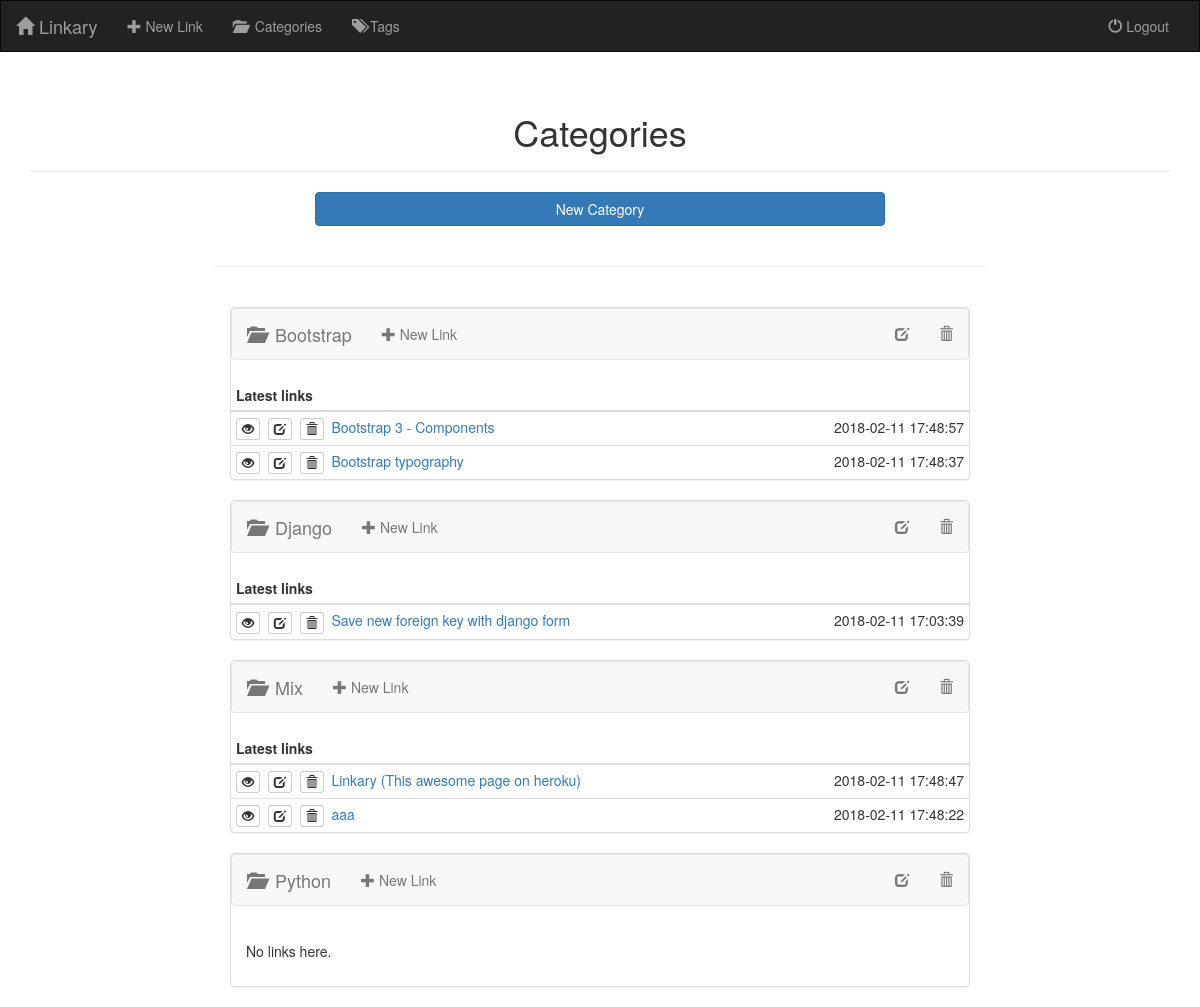
The page /category/ (signed in) on the database as committed earlier.
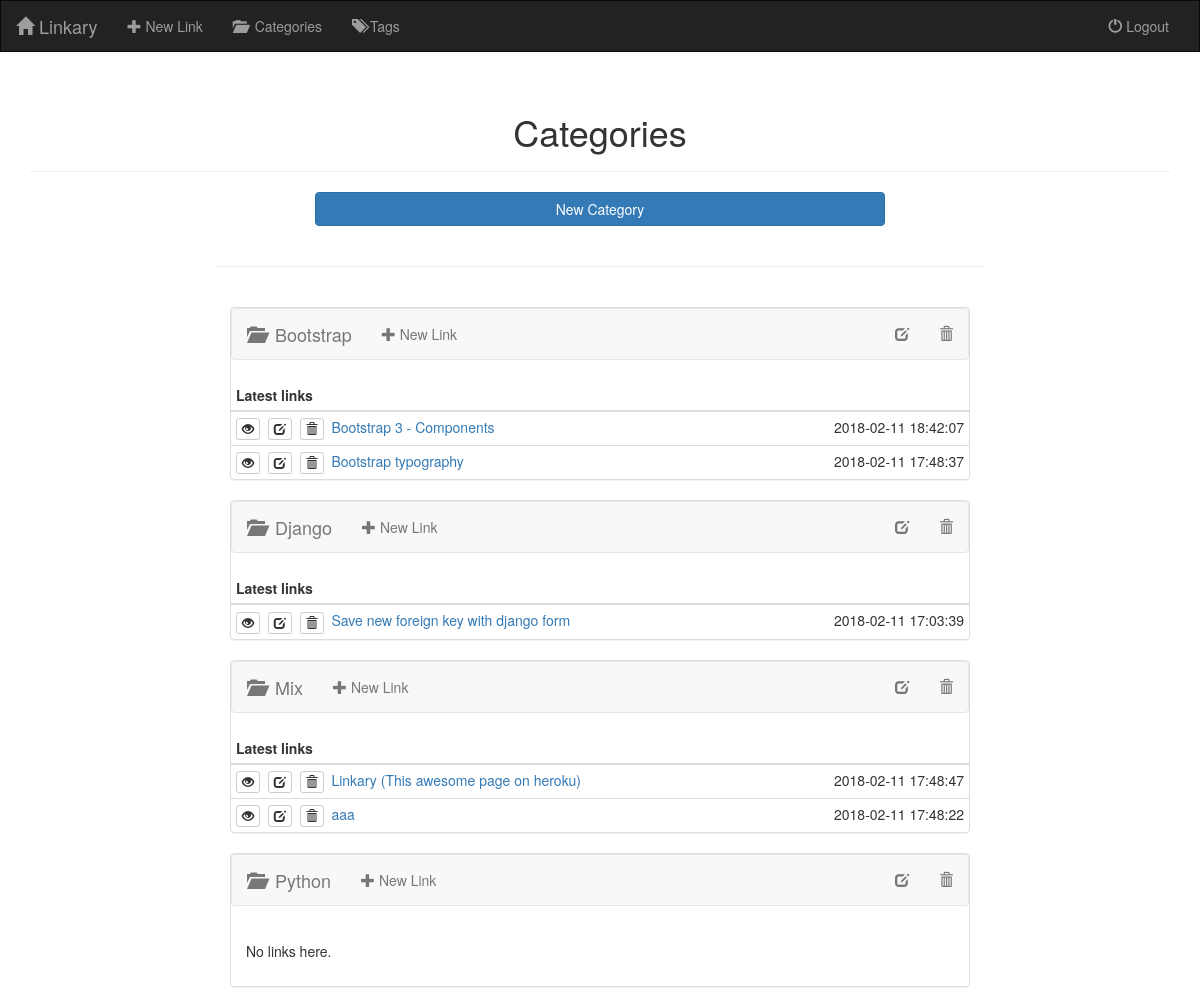
The same page on the database as committed later.
### linkary/models.py (models this page shows, shortened)
class TimedModel(models.Model):
    time_created = models.DateTimeField(auto_now_add=True)
    time_modified = models.DateTimeField(auto_now=True)
    class Meta:
        abstract = True

class Link(TimedModel):
    url = models.URLField()
    name = models.CharField(max_length=500)
    author = models.ForeignKey(User, on_delete=models.SET_NULL, blank=True, null=True)
    category = models.ForeignKey(Category, on_delete=models.SET_NULL, blank=True, null=True)
    class Meta:
        get_latest_by = ['time_created']
        ordering = ['-time_modified']

### linkary/views.py (the view)
# urls.py: path('category/', views.CategoryListView.as_view(), name='category_list'),
class CategoryListView(LoginRequiredMixin, ListView):
    model = models.Category
    ordering = ['name']

### linkary/models.py (called while the page is built)
    def latest_links(self):
        result = self.link_set.order_by('-time_modified')[:10]
        return result

### linkary/templates/linkary/category_list.html (shortened to what this page needs)
{% extends 'linkary/base.html' %}
{% block content %}
    <div class="container">
        <div class="page-header">
            <h1 class="text-center">Categories</h1>
        </div>
    </div>
    <div class="container-fluid">
        <div class="row">
            <div class="col-sm-offset-3 col-sm-6">
                <a href="{% url 'category_create' %}" class="btn btn-primary btn-block">New Category</a>
            </div>
        </div>
        <div class="row">
            <div class="col-sm-offset-2 col-sm-8">
                <br>
                <hr>
                <br>
                <div class="container-fluid">
                    <div class="row row-eq-height">
                        {% for category in object_list %}
                            {% include 'linkary/category_thumbnail.html' %}
                        {% empty %}
                            <h3><small>No categories to show</small></h3>
                        {% endfor %}
                    </div>
                </div>
            </div>
        </div>
    </div>
{% endblock %}

### linkary/templates/linkary/category_thumbnail.html
<div class="col-md-12">
    <div class="panel panel-default">
        <div class="navbar navbar-default">
            <div class="container-fluid">
                <div class="navbar-header">
                    <a class="navbar-brand" href="{% url 'category_detail' category.pk %}" title="View details">
                        <span class="glyphicon glyphicon-folder-open"></span>&nbsp;&nbsp;{{ category.name }}
                    </a>
                </div>
                <ul class="nav navbar-nav">
                    <li>
                        <a href="{% url 'link_create' %}?category={{ category.pk }}" title="New Link">
                            <span class="glyphicon glyphicon-plus"></span>
                            New Link
                        </a>
                    </li>
                </ul>
                <ul class="nav navbar-nav navbar-right">
                    <li>
                        <a href="{% url 'category_edit' category.pk %}" title="Edit">
                            <span class="glyphicon glyphicon-edit"></span>
                        </a>
                    </li>
                    <li>
                        <a href="{% url 'category_delete' category.pk %}" title="Delete">
                            <span class="glyphicon glyphicon-trash"></span>
                        </a>
                    </li>
                </ul>
            </div>
        </div>
        {% if category.link_set.count %}
            <table class="table table-condensed">
                <thead>
                    <tr>
                        <th>Latest links</th>
                        <th class="text-right"></th>
                    </tr>
                </thead>
                {% for link in category.latest_links %}
                <tr>
                    <td>
                        <a href="{% url 'link_detail' link.pk %}" class="btn btn-default btn-xs" title="Details...">
                            <span class="glyphicon glyphicon-eye-open"></span>
                        </a>&nbsp;
                        <a href="{% url 'link_edit' link.pk %}" class="btn btn-default btn-xs" title="Edit...">
                            <span class="glyphicon glyphicon-edit"></span>
                        </a>&nbsp;
                        <a href="{% url 'link_delete' link.pk %}" class="btn btn-default btn-xs" title="Delete...">
                            <span class="glyphicon glyphicon-trash"></span>
                        </a>&nbsp;
                        <a href="{{ link.url }}" target="_blank">{{ link.name }}</a>
                    </td>
                    <td class="text-right">{{ link.time_modified|date:'Y-m-d H:i:s' }}</td>
                </tr>
                {% endfor %}
            </table>
        {% else %}
            <div class="panel-body"><p>No links here.</p></div>
        {% endif %}
    </div>
</div>

Rows that differ between the two databases and show on the page:
changed Link "Bootstrap 3 - Components": time_modified "2018-02-11 17:48:57" → "2018-02-11 18:42:07"
